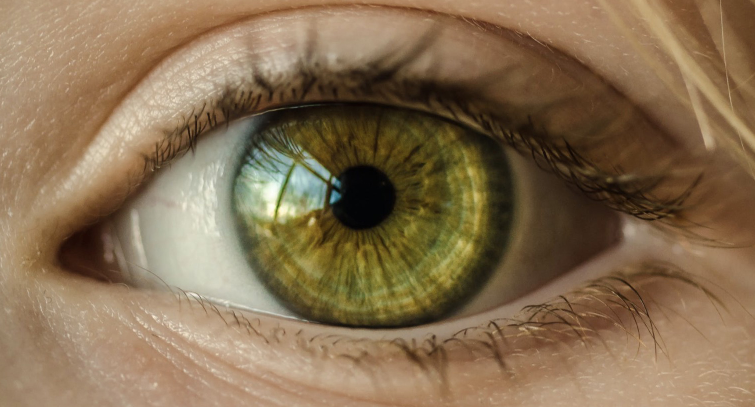
#> input picture test_eye.jpg, 1510 x 814 px (shown at 1/2 size)
$ python -i getCenter.py   (imports and definitions only)   (older library calls are emulated)
#> lines starting #> are read from the running program, lines starting #| are printed output that depends on the picture; after the words box and inside, x2 and y2 are one past the last pixel; in counts of white or black regions, pixels touching at a corner belong together
import cv2
import numpy as np
###########################################################region grow#########################################
# [95 lines left out: functions regionGrow, helper, calHistCircle, otsu_thresholding, peak_thresholding, getCenterFromContours, not called in this run]

##############################################################get Hough circle#########################################
def adactiveHoughPara(gray_edge,dp):
    nRows=gray_edge.shape[0]
    nCols=gray_edge.shape[1]
    start=0
    end=4*nRows
    while start<=end:
        param2 = int((start + end) / 2)

        try:
            circles = cv2.HoughCircles(gray_edge,
                                       cv2.HOUGH_GRADIENT,
                                       dp,
                                       5,
                                       minRadius=int(nRows / 20),
                                       maxRadius=int(nRows / 7),
                                       param2=param2)
        except:
            return [[]]

        if circles is None:
            end=param2-1
            continue

        #print(circles)
        #print(circles.shape)
        if circles.shape[1]>1:
            start=param2+1
            continue
        if circles.shape[1]==1:
            #print(circles[0,0,:])
            return circles
    return [[]]

############################################################algorithm part 1 ###########################################
def getRoughCircle(src,
                   smooth_method='median',
                   edge_method='canny',
                   filter_size=11,
                   hough_dp=1.5,
                   edge_thresh1=30,
                   edge_thresh2=120):

    src_img = src.copy()
    nRows = src_img.shape[0]
    nCols = src_img.shape[1]
    ##########################################preprocess############################
    src_img = cv2.cvtColor(src_img, cv2.COLOR_BGR2GRAY)
    gray = src_img.copy()
    #smooth
    if smooth_method=='mean':
        gray = cv2.blur(gray, (filter_size, filter_size))
    if smooth_method=='median':
        gray=cv2.medianBlur(gray,filter_size)
    if smooth_method=='morph':
        kernel_pre = cv2.getStructuringElement(cv2.MORPH_ELLIPSE, (filter_size, filter_size))
        gray = cv2.morphologyEx(gray, cv2.MORPH_OPEN, kernel_pre)

    #edge detect
    if edge_method=='canny':
        gray_edge = cv2.Canny(gray, edge_thresh1, edge_thresh2)
    if edge_method=='sobel':
        sobelx = cv2.Sobel(gray, cv2.CV_8UC1, 1, 0, ksize=filter_size)
        sobely = cv2.Sobel(gray, cv2.CV_8UC1, 0, 1, ksize=filter_size)
        gray_edge=cv2.addWeighted(sobelx,0.5,sobely,0.5,0)
    if edge_method=='laplacian':
        gray_edge=cv2.Laplacian(gray,cv2.CV_8UC1,ksize=filter_size)

    ##########################################getRoughCircle########################

    # circles = cv2.HoughCircles(gray_edge,cv2.HOUGH_GRADIENT, 2, 10,maxRadius=int(gray_edge.shape[0]/7),param2=50)
    circles = adactiveHoughPara(gray_edge,hough_dp)
    circles = np.uint16(np.around(circles))

    try:
        ret=circles[0,0,:]
    except:
        return (gray,[-1,-1,-1])

    ret[2]*=2
    return (gray,ret)


#############################################################algorithm part 2 ########################################
# [36 lines left out: function preciseLocation, not called in this run]


def getCorneaCenter(src):
    src_img=src.copy()
    nRow = src_img.shape[0]
    nCol = src_img.shape[1]
    ft=240/nRow
    src_img=cv2.resize(src_img,None,fx=ft,fy=ft,interpolation = cv2.INTER_CUBIC)

    (gray,circle)=getRoughCircle(src_img)
    if circle[0]==-1:
        (x,y)=(src_img.shape[0]/2,src_img.shape[1]/2)
        return (x,y)
    cv2.circle(src_img,(int(circle[0]),int(circle[1])),int(circle[2]),(255,0,0),thickness=2)
    cv2.imshow('circle',src_img)
    return (circle[0]/ft,circle[1]/ft)
    (x,y)=preciseLocation(gray,circle)
    x/=ft
    y/=ft
    return (x,y)

>>> import cv2
>>> picture = cv2.imread('test_eye.jpg')
#> picture is the input picture: shape (814, 1510, 3); mean B, G, R 81.2, 110.9, 134.4
>>> result = getCorneaCenter(picture)
#> in getCorneaCenter, `src_img=cv2.resize(src_img,None,fx=ft,fy=ft,interpolation = cv2.INTER_..`:
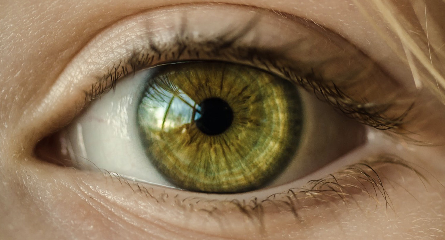
#> src_img: shape (240, 445, 3); mean B, G, R 81.2, 110.9, 134.4
#> in getRoughCircle, `src_img = cv2.cvtColor(src_img, cv2.COLOR_BGR2GRAY)`:
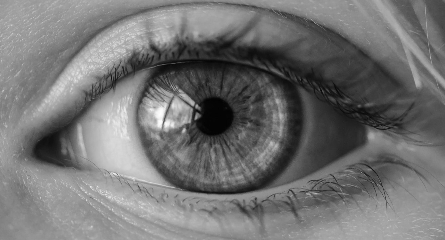
#> src_img: shape (240, 445); min 1, max 253, mean 114.6
#> in getRoughCircle, `gray=cv2.medianBlur(gray,filter_size)`:
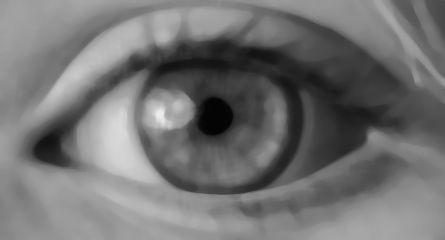
#> gray: shape (240, 445); min 4, max 237, mean 114.5
#> in getRoughCircle, `gray_edge = cv2.Canny(gray, edge_thresh1, edge_thresh2)`:
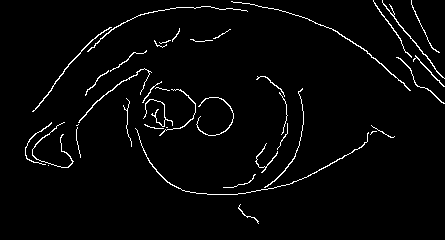
#> gray_edge: shape (240, 445); 2.8% white in thin lines or dots, all inside (x1, y1, x2, y2) = (25, 0, 445, 224)
#> the loop in adactiveHoughPara, `while start<=end:` made 7 passes
#> circles on pass 7: [[213.8, 114.8, 18.9]]
#> in getRoughCircle, `circles = adactiveHoughPara(gray_edge,hough_dp)`: circles = [[213.8, 114.8, 18.9]]
#> in getRoughCircle, `circles = np.uint16(np.around(circles))`: circles = [[214, 115, 19]]
#> in getRoughCircle, `ret=circles[0,0,:]`: ret = [214, 115, 19]
#> in getCorneaCenter, `(gray,circle)=getRoughCircle(src_img)`: circle = [214, 115, 38]
#> in getCorneaCenter, `cv2.circle(src_img,(int(circle[0]),int(circle[1])),int(circle[2]),(255..`:
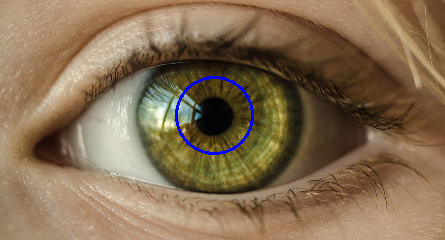
#> src_img: shape (240, 445, 3); 0.66% of pixels changed, all inside (x1, y1, x2, y2) = (175, 76, 254, 155)
#> result = (725.8, 390)
